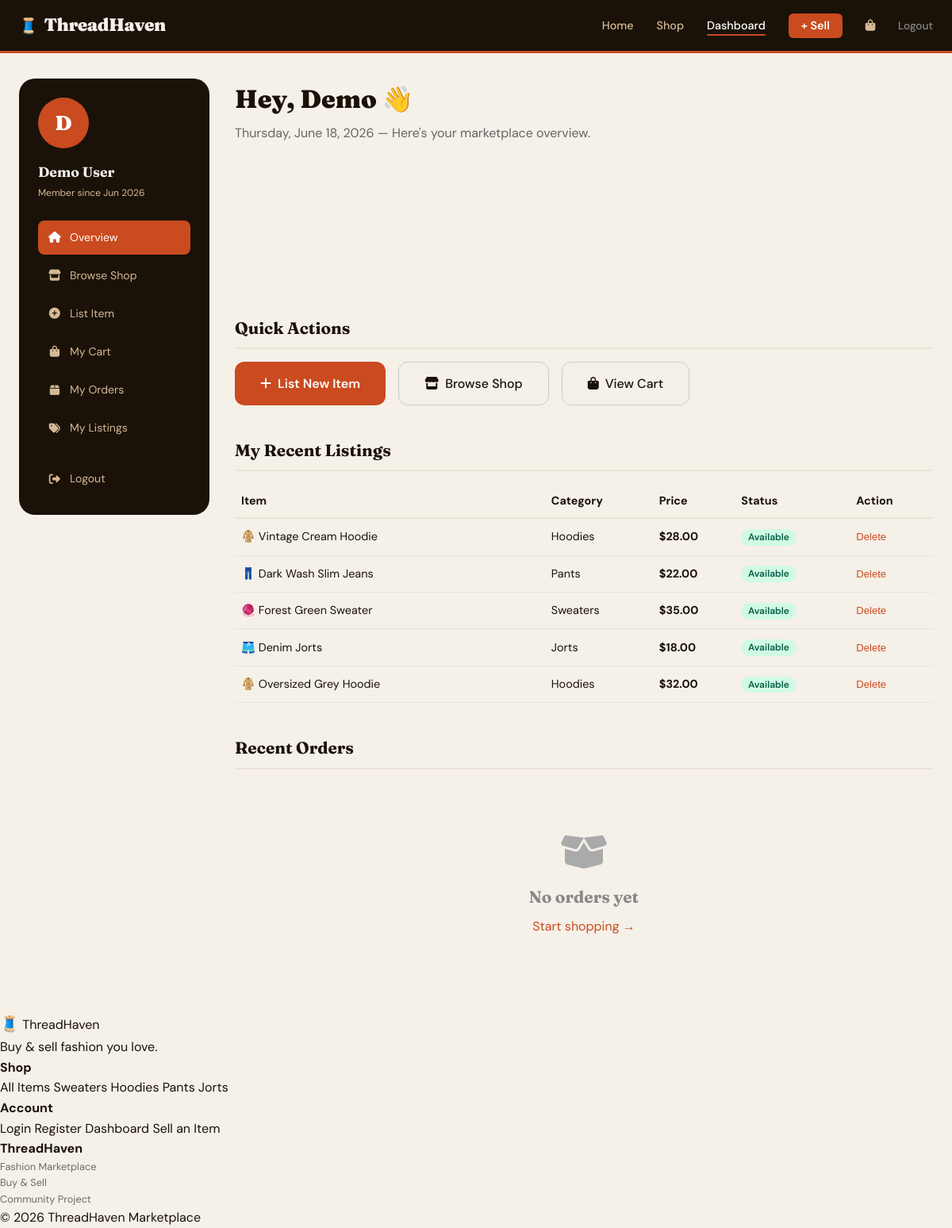
/pages/dashboard.php (signed in), run on the app's committed database.
### tables this page shows
CREATE TABLE IF NOT EXISTS users (
    id          INT AUTO_INCREMENT PRIMARY KEY,
    full_name   VARCHAR(120)  NOT NULL,
    email       VARCHAR(180)  NOT NULL UNIQUE,
    password    VARCHAR(255)  NOT NULL,
    phone       VARCHAR(20)   DEFAULT NULL,
    bio         TEXT          DEFAULT NULL,
    created_at  DATETIME      DEFAULT CURRENT_TIMESTAMP
);

CREATE TABLE IF NOT EXISTS products (
    id          INT AUTO_INCREMENT PRIMARY KEY,
    seller_id   INT           NOT NULL,
    title       VARCHAR(200)  NOT NULL,
    description TEXT,
    price       DECIMAL(10,2) NOT NULL,
    category    ENUM('sweaters','hoodies','pants','jorts','other') DEFAULT 'other',
    size        VARCHAR(10)   DEFAULT NULL,
    condition_q ENUM('New','Like New','Good','Fair') DEFAULT 'Good',
    emoji       VARCHAR(8)    DEFAULT '👕',
    status      ENUM('available','reserved','sold') DEFAULT 'available',
    created_at  DATETIME      DEFAULT CURRENT_TIMESTAMP,
    FOREIGN KEY (seller_id) REFERENCES users(id) ON DELETE CASCADE
);

### includes/auth.php (called while the page is built, shortened)
<?php
function getCurrentUser($conn) {
    $id = (int)$_SESSION['user_id'];
    $stmt = mysqli_prepare($conn, "SELECT * FROM users WHERE id = ? LIMIT 1");
    mysqli_stmt_bind_param($stmt, 'i', $id);
    mysqli_stmt_execute($stmt);
    $result = mysqli_stmt_get_result($stmt);
    return mysqli_fetch_assoc($result);
}

### pages/dashboard.php (the view, shortened to what this page needs)
<?php
require_once '../includes/db.php';
require_once '../includes/auth.php';
$user = getCurrentUser($conn);
$uid  = (int)$_SESSION['user_id'];
$myProducts = mysqli_query($conn,
    "SELECT * FROM products WHERE seller_id=$uid ORDER BY created_at DESC LIMIT 5");
$myOrdersQ = mysqli_query($conn,
    "SELECT o.*, COUNT(oi.id) as items
     FROM orders o
     LEFT JOIN order_items oi ON o.id=oi.order_id
     WHERE o.buyer_id=$uid
     GROUP BY o.id
     ORDER BY o.created_at DESC LIMIT 5");
include '../includes/header.php';
$firstLetter = strtoupper(mb_substr($user['full_name'], 0, 1));
?>
<div class="dashboard-layout">
    <aside class="dash-sidebar">
        <div class="dash-avatar"><?= htmlspecialchars($firstLetter) ?></div>
        <div class="dash-username"><?= htmlspecialchars($user['full_name']) ?></div>
        <div class="dash-role">Member since <?= date('M Y', strtotime($user['created_at'])) ?></div>
        <nav class="dash-nav">
            <a href="dashboard.php" class="active"><i class="fas fa-home"></i> Overview</a>
            <a href="shop.php"><i class="fas fa-store"></i> Browse Shop</a>
            <a href="sell.php"><i class="fas fa-plus-circle"></i> List Item</a>
            <a href="cart.php"><i class="fas fa-shopping-bag"></i> My Cart
            </a>
            <a href="orders.php"><i class="fas fa-box"></i> My Orders</a>
            <a href="my_listings.php"><i class="fas fa-tags"></i> My Listings</a>
            <a href="logout.php" style="margin-top:1rem"><i class="fas fa-sign-out-alt"></i> Logout</a>
        </nav>
    </aside>
    <main class="dash-main">
        <div class="dash-greeting">
            <h1>Hey, <?= htmlspecialchars(explode(' ', $user['full_name'])[0]) ?> 👋</h1>
            <p><?= date('l, F j, Y') ?> — Here's your marketplace overview.</p>
        </div>
        <div class="stats-grid">
        </div>
        <div class="dash-section-title">Quick Actions</div>
        <div style="display:flex;gap:1rem;flex-wrap:wrap;margin-bottom:2.5rem">
            <a href="sell.php" class="btn-primary"><i class="fas fa-plus"></i> List New Item</a>
            <a href="shop.php" class="btn-secondary" style="color:var(--ink);border-color:#ccc">
                <i class="fas fa-store"></i> Browse Shop
            </a>
            <a href="cart.php" class="btn-secondary" style="color:var(--ink);border-color:#ccc">
                <i class="fas fa-shopping-bag"></i> View Cart
            </a>
        </div>
        <div class="dash-section-title">My Recent Listings</div>
        <?php if (mysqli_num_rows($myProducts) === 0): ?>
            <div class="empty-state">
                <i class="fas fa-tags"></i>
                <h3>No listings yet</h3>
                <p><a href="sell.php" style="color:var(--rust)">List your first item &rarr;</a></p>
            </div>
        <?php else: ?>
            <div style="overflow-x:auto;margin-bottom:2.5rem">
                <table style="width:100%;border-collapse:collapse;font-size:.9rem">
                    <thead>
                        <tr style="border-bottom:2px solid var(--mist);text-align:left">
                            <th style="padding:.6rem .5rem">Item</th>
                            <th>Category</th>
                            <th>Price</th>
                            <th>Status</th>
                            <th>Action</th>
                        </tr>
                    </thead>
                    <tbody>
                        <?php while ($p = mysqli_fetch_assoc($myProducts)): ?>
                        <tr style="border-bottom:1px solid var(--mist)">
                            <td style="padding:.7rem .5rem">
                                <?= htmlspecialchars($p['emoji']) ?> <?= htmlspecialchars($p['title']) ?>
                            </td>
                            <td><?= ucfirst(htmlspecialchars($p['category'])) ?></td>
                            <td><strong>$<?= number_format($p['price'],2) ?></strong></td>
                            <td>
                                <span style="
                                    padding:.15rem .55rem;
                                    border-radius:99px;
                                    font-size:.75rem;
                                    font-weight:600;
                                    background:<?= $p['status']==='available'?'#D1FAE5':($p['status']==='reserved'?'#FEF3C7':'#FEE2E2') ?>;
                                    color:<?= $p['status']==='available'?'#065F46':($p['status']==='reserved'?'#92400E':'#991B1B') ?>
                                ">
                                    <?= ucfirst(htmlspecialchars($p['status'])) ?>
                                </span>
                            </td>
                            <td>
                                <form method="POST" action="delete_product.php"
                                      onsubmit="return confirm('Delete this listing?')"
                                      style="display:inline">
                                    <button type="submit"
                                            style="background:none;border:none;color:var(--rust);font-size:.82rem;cursor:pointer;padding:0">
                                        Delete
                                    </button>
                                </form>
                            </td>
                        </tr>
                        <?php endwhile; ?>
                    </tbody>
                </table>
            </div>
        <?php endif; ?>
        <div class="dash-section-title">Recent Orders</div>
        <?php if (mysqli_num_rows($myOrdersQ) === 0): ?>
            <div class="empty-state">
                <i class="fas fa-box-open"></i>
                <h3>No orders yet</h3>
                <p><a href="shop.php" style="color:var(--rust)">Start shopping &rarr;</a></p>
            </div>
        <?php endif; ?>
    </main>
</div>
<?php include '../includes/footer.php'; ?>

### includes/header.php (shortened to what this page needs)
<?php
$currentPage = basename($_SERVER['PHP_SELF']);
$_mktBase = '/marketplace';
$cssPath  = $_mktBase . '/css/style.css';
$depth    = (basename(dirname($_SERVER['PHP_SELF'])) === 'marketplace') ? '' : '../';
?>
<!DOCTYPE html>
<html lang="en">
<head>
    <link rel="stylesheet" href="<?= $cssPath ?>">
    <link rel="stylesheet" href="https://cdnjs.cloudflare.com/ajax/libs/font-awesome/6.5.0/css/all.min.css">
</head>
<body>
<nav class="navbar">
    <div class="nav-container">
        <a href="<?= $depth ?>index.php" class="nav-logo">
            <span class="logo-icon">🧵</span>
            <span class="logo-text">ThreadHaven</span>
        </a>
        <ul class="nav-links" id="navLinks">
            <li><a href="<?= $depth ?>index.php" class="<?= $currentPage==='index.php'?'active':'' ?>">Home</a></li>
            <li><a href="<?= $depth ?>pages/shop.php" class="<?= $currentPage==='shop.php'?'active':'' ?>">Shop</a></li>
            <?php if (isset($_SESSION['user_id'])): ?>
                <li><a href="<?= $depth ?>pages/dashboard.php" class="<?= $currentPage==='dashboard.php'?'active':'' ?>">Dashboard</a></li>
                <li><a href="<?= $depth ?>pages/sell.php" class="btn-sell <?= $currentPage==='sell.php'?'active':'' ?>">+ Sell</a></li>
                <li>
                    <a href="<?= $depth ?>pages/cart.php" class="cart-link <?= $currentPage==='cart.php'?'active':'' ?>">
                        <i class="fas fa-shopping-bag"></i>
                    </a>
                </li>
                <li><a href="<?= $depth ?>pages/logout.php" class="nav-logout">Logout</a></li>
            <?php else: ?>
                <li><a href="<?= $depth ?>pages/login.php" class="<?= $currentPage==='login.php'?'active':'' ?>">Login</a></li>
                <li><a href="<?= $depth ?>pages/register.php" class="btn-register">Register</a></li>
            <?php endif; ?>
        </ul>
    </div>
</nav>

### includes/footer.php (shortened to what this page needs)
<?php
$depth = (basename(dirname($_SERVER['PHP_SELF'])) === 'marketplace') ? 'pages/' : '';
?>
<footer class="site-footer">
    <div class="footer-inner">
        <div class="footer-brand">
            <span class="logo-icon">🧵</span>
            <span class="logo-text">ThreadHaven</span>
            <p>Buy & sell fashion you love.</p>
        </div>
        <div class="footer-links">
            <h4>Shop</h4>
            <a href="<?= $depth ?>shop.php">All Items</a>
            <a href="<?= $depth ?>shop.php?cat=sweaters">Sweaters</a>
            <a href="<?= $depth ?>shop.php?cat=hoodies">Hoodies</a>
            <a href="<?= $depth ?>shop.php?cat=pants">Pants</a>
            <a href="<?= $depth ?>shop.php?cat=jorts">Jorts</a>
        </div>
        <div class="footer-links">
            <h4>Account</h4>
            <a href="<?= $depth ?>login.php">Login</a>
            <a href="<?= $depth ?>register.php">Register</a>
            <a href="<?= $depth ?>dashboard.php">Dashboard</a>
            <a href="<?= $depth ?>sell.php">Sell an Item</a>
        </div>
        <div class="footer-links">
            <h4>ThreadHaven</h4>
            <p style="font-size:.8rem;opacity:.6">Fashion Marketplace<br>Buy &amp; Sell<br>Community Project</p>
        </div>
    </div>
    <div class="footer-bottom">
        <p>&copy; <?= date('Y') ?> ThreadHaven Marketplace</p>
    </div>
</footer>
</body>
</html>

### css/style.css (style rules this page uses)
:root { --cream: #F5F0E8; --ink: #1A1208; --rust: #C94B1F; --sage: #4A7C59; --sand: #D4B896; --mist: #EAE4D6; --white: #FFFFFF; --shadow: rgba(26,18,8,.12); --radius: 12px; --radius-lg:20px; --trans: .25s ease; --font-display: 'Fraunces', Georgia, serif; --font-body: 'DM Sans', sans-serif; }
*, *::before, *::after { box-sizing:border-box; margin:0; padding:0; }
html { scroll-behavior:smooth; }
body { font-family: var(--font-body); background: var(--cream); color: var(--ink); min-height: 100vh; line-height: 1.6; }
a { color: inherit; text-decoration: none; }
ul { list-style:none; }
.navbar { position: sticky; top: 0; z-index: 1000; background: var(--ink); color: var(--cream); border-bottom: 3px solid var(--rust); }
.nav-container { max-width: 1200px; margin: 0 auto; padding: 0 1.5rem; display: flex; align-items: center; justify-content: space-between; height: 64px; }
.nav-logo { display: flex; align-items: center; gap: .5rem; font-family: var(--font-display); font-size: 1.4rem; font-weight: 900; color: var(--cream); letter-spacing: -.5px; }
.logo-icon { font-size: 1.2rem; }
.nav-links { display: flex; align-items: center; gap: 1.8rem; }
.nav-links a { font-size: .9rem; font-weight: 500; color: var(--sand); transition: color var(--trans); position: relative; }
.nav-links a:hover, .nav-links a.active { color: var(--white); }
.nav-links a.active::after { content:''; position:absolute; bottom:-4px; left:0; right:0; height:2px; background:var(--rust); border-radius:2px; }
.btn-sell { background: var(--rust) !important; color: var(--white) !important; padding: .4rem 1rem !important; border-radius: 6px; font-weight: 600 !important; transition: background var(--trans) !important; }
.nav-logout { color: #888 !important; font-size:.85rem !important; }
.cart-link { position:relative; font-size:1.1rem; }
.btn-primary { display:inline-flex; align-items:center; gap:.5rem; background:var(--rust); color:#fff; padding:.85rem 2rem; border-radius:var(--radius); font-weight:600; font-size:1rem; border:none; cursor:pointer; transition:all var(--trans); font-family:var(--font-body); }
.btn-secondary { display:inline-flex; align-items:center; gap:.5rem; background:transparent; color:var(--cream); padding:.85rem 2rem; border-radius:var(--radius); font-weight:500; font-size:1rem; border:1.5px solid rgba(255,255,255,.25); cursor:pointer; transition:all var(--trans); font-family:var(--font-body); }
.dashboard-layout { max-width:1200px; margin:0 auto; padding:2rem 1.5rem; display:grid; grid-template-columns:240px 1fr; gap:2rem; min-height:calc(100vh - 64px); }
.dash-sidebar { background:var(--ink); border-radius:var(--radius-lg); padding:1.5rem; color:var(--cream); height:fit-content; position:sticky; top:80px; }
.dash-avatar { width:64px; height:64px; border-radius:50%; background:var(--rust); display:grid; place-items:center; font-size:1.6rem; font-family:var(--font-display); font-weight:900; color:#fff; margin-bottom:1rem; }
.dash-username { font-family:var(--font-display); font-size:1.1rem; font-weight:700; margin-bottom:.2rem; }
.dash-role { font-size:.75rem; color:var(--sand); margin-bottom:1.5rem; }
.dash-nav { display:flex; flex-direction:column; gap:.3rem; }
.dash-nav a { display:flex; align-items:center; gap:.7rem; padding:.65rem .8rem; border-radius:8px; font-size:.88rem; color:var(--sand); transition:all var(--trans); }
.dash-nav a.active { background:var(--rust); color:#fff; }
.dash-nav a i { width:16px; text-align:center; }
.dash-main { min-width:0; }
.dash-greeting { margin-bottom:2rem; }
.dash-greeting h1 { font-family:var(--font-display); font-size:2rem; font-weight:900; margin-bottom:.3rem; }
.dash-greeting p { color:#666; }
.stats-grid { display:grid; grid-template-columns:repeat(auto-fill,minmax(160px,1fr)); gap:1rem; margin-bottom:2.5rem; }
.dash-section-title { font-family:var(--font-display); font-size:1.3rem; font-weight:700; margin-bottom:1rem; padding-bottom:.5rem; border-bottom:2px solid var(--mist); }
.empty-state { text-align:center; padding:4rem 2rem; color:#aaa; }
.empty-state i { font-size:3rem; margin-bottom:1rem; }
.empty-state h3 { font-family:var(--font-display); font-size:1.3rem; color:#888; margin-bottom:.5rem; }

### data on the page
users: full_name "D", full_name "Demo User", created_at "Jun 2026", full_name "Demo"
products: emoji "🧥", title "Vintage Cream Hoodie", category "Hoodies", price "28.00", status "Available"
products: emoji "👖", title "Dark Wash Slim Jeans", category "Pants", price "22.00", status "Available"
products: emoji "🧶", title "Forest Green Sweater", category "Sweaters", price "35.00", status "Available"
products: emoji "🩳", title "Denim Jorts", category "Jorts", price "18.00", status "Available"
products: emoji "🧥", title "Oversized Grey Hoodie", category "Hoodies", price "32.00", status "Available"
